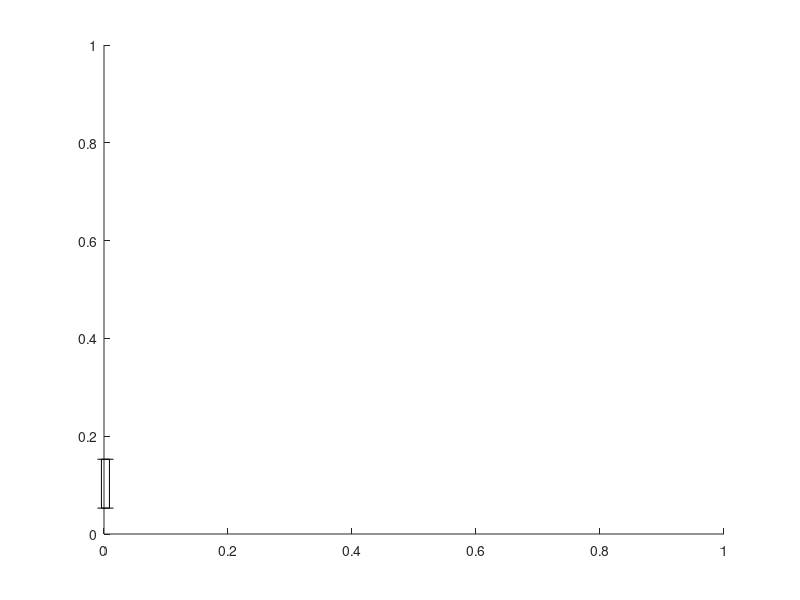

The MATLAB script that drew this image: (Note: this script raises an error after producing the figure.)
function break_axis(varargin)
%BREAK_AXIS Inserts a break on the selected axis.
%   BREAK_AXIS() applies a break to the y-axis of the current axis with 
%       default height and location.
%   BREAK_AXIS('handle', ax) applies a break to the axis ax.
%   BREAK_AXIS('length', L) applies a break with length L (L is a fraction
%       between ticks).
%   BREAK_AXIS('axis', 'x') applies a break to the x-axis.
%   BREAK_AXIS('bottom_reset', X) resets the bottom tick label to X (X 
%      must be a string).
%   BREAK_AXIS('position', P) breaks the axes at position P.

%% Parse the inputs
% Default values
ax = gca;
extent = 0.5;
bottom_reset = '';
xy = 'y';
position = Inf;

% Overwrite with what was fed in
if mod(nargin, 2) ~= 0
    error('Options must be supplied as name/value pairs.');
end
if nargin > 0
    for i=1:2:length(varargin)
        if strcmp(varargin{i}, 'handle')
            ax = cell2mat(varargin(i+1));
        elseif strcmp(varargin{i}, 'length')
            extent = cell2mat(varargin(i+1));
        elseif strcmp(varargin{i}, 'axis')
            xy = cell2mat(varargin(i+1));
        elseif strcmp(varargin{i}, 'bottom_reset')
            bottom_reset = cell2mat(varargin(i+1));
        elseif strcmp(varargin{i}, 'position')
            position = cell2mat(varargin(i+1));
        else
            error('Unrecognized option: %s', char(varargin{i}));
        end
    end
end

if ~ishandle(ax) || ~strcmp(get(ax, 'Type'), 'axes')
    error('The handle option must identify an axes.');
end
if ~strcmp(xy, 'x') && ~strcmp(xy, 'y')
    error('The axis option must be ''x'' or ''y''.');
end
if ~isnumeric(extent) || ~isscalar(extent) || ~isfinite(extent) || extent <= 0 || extent > 1
    error('The length option must be a number between 0 and 1.');
end
if ~isnumeric(position) || ~isscalar(position) || ~(isfinite(position) || position == Inf)
    error('The position option must be a finite number.');
end
if ~strcmp(get(ax, [xy 'Scale']), 'linear')
    error('Axis breaks currently require a linear axis scale.');
end
width = get(ax, 'TickLength');
width = width(1)*2;
       
%% Do the things

% Get figure handle
f = ancestor(ax, 'figure');

% Annotation coordinates are normalized to the figure, including when the
% axes live inside a panel or tiled layout.
ax_pixels = getpixelposition(ax, true);
figure_pixels = getpixelposition(f);
pos = [ax_pixels(1:2)./figure_pixels(3:4), ...
       ax_pixels(3:4)./figure_pixels(3:4)];

% Get number of tick intervals
n = numel(get(ax, [xy 'Tick'])) - 1;
if n < 1
    error('The selected axis must have at least two ticks.');
end

if strcmp(xy, 'x')
    
    % Get the spacing between ticks
    spacing = pos(3)/n;
    
    % Find the center along the axis
    cent = pos(1) + 0.5*spacing;
    
    % Reset if a position was given
    if position < Inf
        lims = get(ax, 'xlim');
        fraction = (position - lims(1))/diff(lims);
        if strcmp(get(ax, 'XDir'), 'reverse')
            fraction = 1 - fraction;
        end
        cent = pos(1) + pos(3) * fraction;
    end
    
    % define the extents of the bar
    X = [cent - extent*spacing/2; 
         cent + extent*spacing/2];
    Y1 = [pos(2) - 0.005; 
          pos(2) + 0.005];
    Y2 = [pos(2) - width/2; 
          pos(2) + width/2];
    
    % Make the bar and ticks
    h1 = annotation(f, 'rectangle', [X(1), Y1(1), diff(X), diff(Y1)]);
    annotation(f, 'line', [X(1) X(1)], [Y2(1) Y2(2)]);
    annotation(f, 'line', [X(2) X(2)], [Y2(1) Y2(2)]);
    
elseif strcmp(xy, 'y')
    % Get the spacing between ticks
    spacing = pos(4)/n;
    
    % Find the center along the axis
    cent = pos(2) + 0.5*spacing;
    
    % Reset if a position was given
    if position < Inf
        lims = get(ax, 'ylim');
        fraction = (position - lims(1))/diff(lims);
        if strcmp(get(ax, 'YDir'), 'reverse')
            fraction = 1 - fraction;
        end
        cent = pos(2) + pos(4) * fraction;
    end
    
    % define the extents of the bar
    X1 = [pos(1) - 0.005; 
          pos(1) + 0.005];
    X2 = [pos(1) - width/2; 
          pos(1) + width/2];
    Y = [cent - extent*spacing/2; 
         cent + extent*spacing/2];
     
    % Make the bar and ticks
    h1 = annotation(f, 'rectangle', [X1(1), Y(1), diff(X1), diff(Y)]);
    annotation(f, 'line', [X2(1) X2(2)], [Y(1) Y(1)]);
    annotation(f, 'line', [X2(1) X2(2)], [Y(2) Y(2)]);
    
end

% Reset the color
h1.FaceColor = 'w';
h1.Color = 'w';

% Reset the bottom value
if ~isempty(bottom_reset)
    list = cellstr(get(ax, [xy 'ticklabel']));
    list(1) = {bottom_reset};
    set(ax, [xy 'ticklabel'], list);
end
